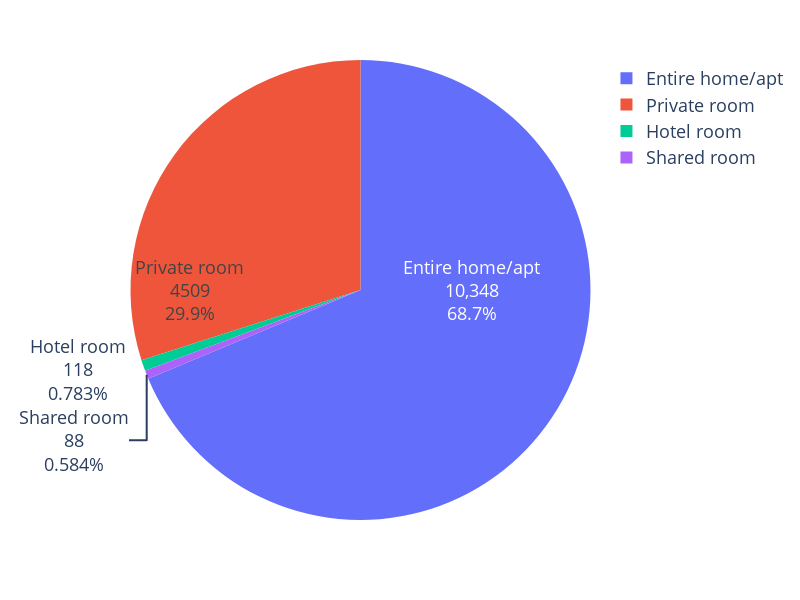

This figure's notebook cell:
### Code cell
fig = px.pie(df_room, values='count', names='type')
fig.update_traces(textinfo='percent+value+label',insidetextorientation='radial')
fig.update_layout(    width = 800, height = 600, uniformtext_minsize=30,title_x=0.5,font={'size': 18})
fig.show()
#fig.savefig(PIC_PATH+'type_pie.jpg',dpi=800)

### Figure 1 — Plotly figure (JSON) as saved in the notebook; plotly's stock layout.template omitted (floating-point values rounded to 4 significant figures)
{"data": [{"domain": {"x": [0, 1], "y": [0, 1]}, "hovertemplate": "type=%{label}<br>count=%{value}<extra></extra>", "insidetextorientation": "radial", "labels": ["Entire home/apt", "Hotel room", "Private room", "Shared room"], "legendgroup": "", "name": "", "showlegend": true, "textinfo": "percent+value+label", "type": "pie", "values": [10348, 118, 4509, 88]}], "layout": {"font": {"size": 18}, "height": 600, "legend": {"tracegroupgap": 0}, "margin": {"t": 60}, "title": {"x": 0.5}, "uniformtext": {"minsize": 30}, "width": 800}}
